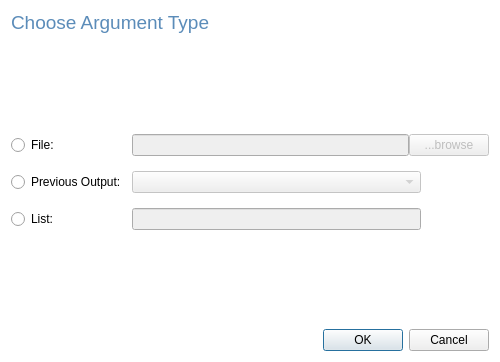
<?xml version="1.0" encoding="UTF-8"?>
<ui version="4.0">
 <class>Dialog</class>
 <widget class="QDialog" name="Dialog">
  <property name="geometry">
   <rect>
    <x>0</x>
    <y>0</y>
    <width>500</width>
    <height>362</height>
   </rect>
  </property>
  <property name="sizePolicy">
   <sizepolicy hsizetype="Preferred" vsizetype="Preferred">
    <horstretch>0</horstretch>
    <verstretch>0</verstretch>
   </sizepolicy>
  </property>
  <property name="maximumSize">
   <size>
    <width>500</width>
    <height>400</height>
   </size>
  </property>
  <property name="windowTitle">
   <string>Dialog</string>
  </property>
  <property name="autoFillBackground">
   <bool>false</bool>
  </property>
  <property name="styleSheet">
   <string notr="true">#Dialog {
background-color: white;
}

</string>
  </property>
  <layout class="QVBoxLayout" name="verticalLayout">
   <item>
    <widget class="QLabel" name="label">
     <property name="sizePolicy">
      <sizepolicy hsizetype="Preferred" vsizetype="Fixed">
       <horstretch>0</horstretch>
       <verstretch>0</verstretch>
      </sizepolicy>
     </property>
     <property name="text">
      <string>&lt;html&gt;&lt;head/&gt;&lt;body&gt;&lt;p&gt;&lt;span style=&quot; font-size:14pt; color:#5b8cb9;&quot;&gt;Choose Argument Type&lt;/span&gt;&lt;/p&gt;&lt;/body&gt;&lt;/html&gt;</string>
     </property>
    </widget>
   </item>
   <item>
    <spacer name="verticalSpacer">
     <property name="orientation">
      <enum>Qt::Vertical</enum>
     </property>
     <property name="sizeHint" stdset="0">
      <size>
       <width>20</width>
       <height>40</height>
      </size>
     </property>
    </spacer>
   </item>
   <item>
    <layout class="QGridLayout" name="gridLayout">
     <property name="verticalSpacing">
      <number>15</number>
     </property>
     <item row="0" column="0">
      <widget class="QRadioButton" name="radioButton">
       <property name="text">
        <string>File:</string>
       </property>
      </widget>
     </item>
     <item row="0" column="1">
      <layout class="QHBoxLayout" name="horizontalLayout">
       <item>
        <widget class="QLineEdit" name="lineEdit">
         <property name="enabled">
          <bool>false</bool>
         </property>
        </widget>
       </item>
       <item>
        <widget class="QPushButton" name="pushButton">
         <property name="enabled">
          <bool>false</bool>
         </property>
         <property name="text">
          <string>...browse</string>
         </property>
        </widget>
       </item>
      </layout>
     </item>
     <item row="1" column="0">
      <widget class="QRadioButton" name="radioButton_4">
       <property name="text">
        <string>Previous Output:</string>
       </property>
      </widget>
     </item>
     <item row="1" column="1">
      <layout class="QHBoxLayout" name="horizontalLayout_7">
       <item>
        <widget class="QComboBox" name="select_prev_output">
         <property name="enabled">
          <bool>false</bool>
         </property>
        </widget>
       </item>
       <item>
        <spacer name="horizontalSpacer">
         <property name="orientation">
          <enum>Qt::Horizontal</enum>
         </property>
         <property name="sizeType">
          <enum>QSizePolicy::Fixed</enum>
         </property>
         <property name="sizeHint" stdset="0">
          <size>
           <width>68</width>
           <height>20</height>
          </size>
         </property>
        </spacer>
       </item>
      </layout>
     </item>
     <item row="2" column="0">
      <widget class="QRadioButton" name="radioButton_5">
       <property name="text">
        <string>List:</string>
       </property>
      </widget>
     </item>
     <item row="2" column="1">
      <layout class="QHBoxLayout" name="horizontalLayout_8">
       <item>
        <widget class="QLineEdit" name="lineEdit_2">
         <property name="enabled">
          <bool>false</bool>
         </property>
        </widget>
       </item>
       <item>
        <spacer name="horizontalSpacer_2">
         <property name="orientation">
          <enum>Qt::Horizontal</enum>
         </property>
         <property name="sizeType">
          <enum>QSizePolicy::Fixed</enum>
         </property>
         <property name="sizeHint" stdset="0">
          <size>
           <width>68</width>
           <height>20</height>
          </size>
         </property>
        </spacer>
       </item>
      </layout>
     </item>
    </layout>
   </item>
   <item>
    <spacer name="verticalSpacer_2">
     <property name="orientation">
      <enum>Qt::Vertical</enum>
     </property>
     <property name="sizeHint" stdset="0">
      <size>
       <width>20</width>
       <height>39</height>
      </size>
     </property>
    </spacer>
   </item>
   <item>
    <widget class="QDialogButtonBox" name="buttonBox">
     <property name="orientation">
      <enum>Qt::Horizontal</enum>
     </property>
     <property name="standardButtons">
      <set>QDialogButtonBox::Cancel|QDialogButtonBox::Ok</set>
     </property>
    </widget>
   </item>
  </layout>
 </widget>
 <resources/>
 <connections>
  <connection>
   <sender>buttonBox</sender>
   <signal>accepted()</signal>
   <receiver>Dialog</receiver>
   <slot>accept()</slot>
   <hints>
    <hint type="sourcelabel">
     <x>248</x>
     <y>254</y>
    </hint>
    <hint type="destinationlabel">
     <x>157</x>
     <y>274</y>
    </hint>
   </hints>
  </connection>
  <connection>
   <sender>buttonBox</sender>
   <signal>rejected()</signal>
   <receiver>Dialog</receiver>
   <slot>reject()</slot>
   <hints>
    <hint type="sourcelabel">
     <x>316</x>
     <y>260</y>
    </hint>
    <hint type="destinationlabel">
     <x>286</x>
     <y>274</y>
    </hint>
   </hints>
  </connection>
 </connections>
</ui>
